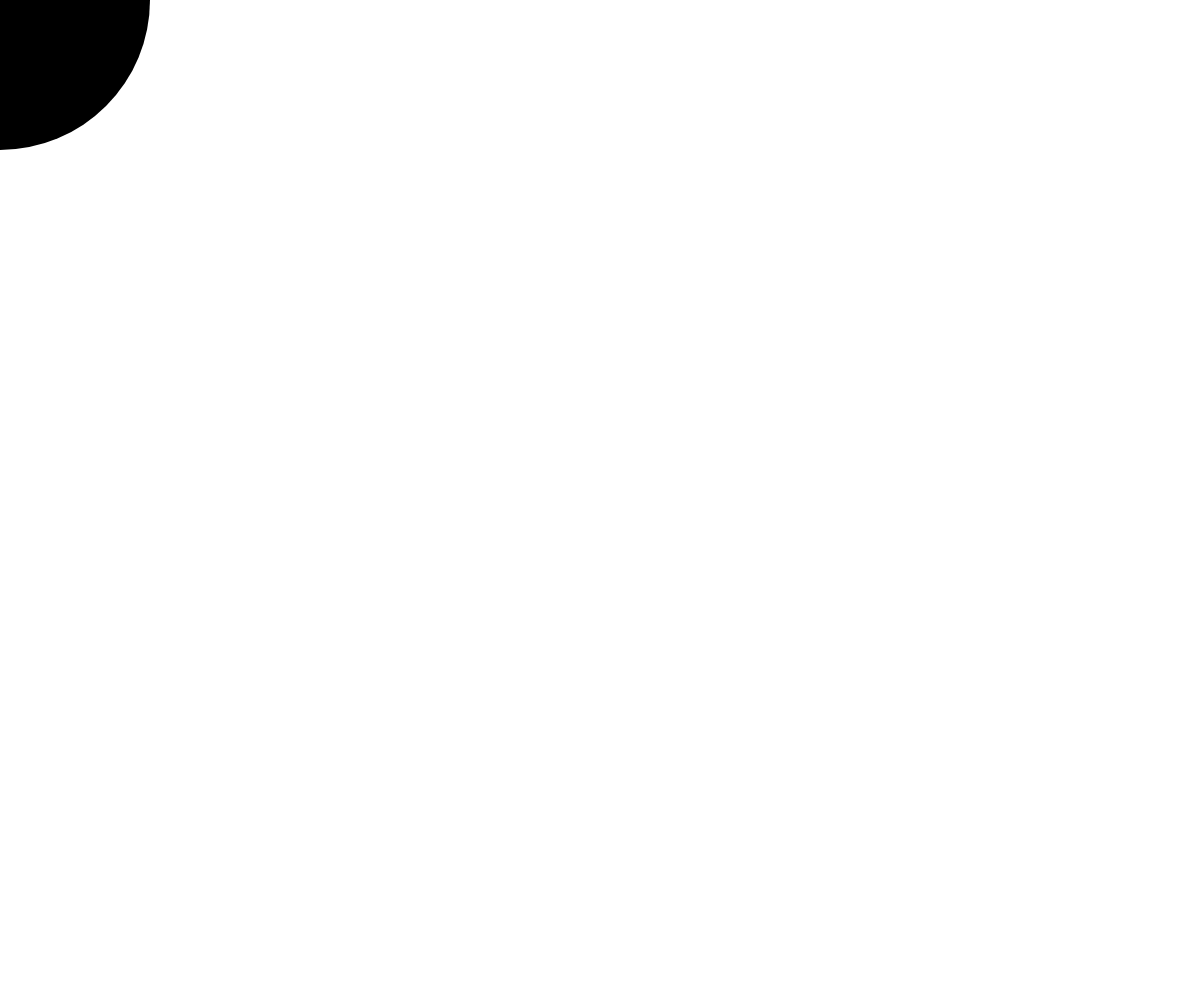
Frame 1 (no input)
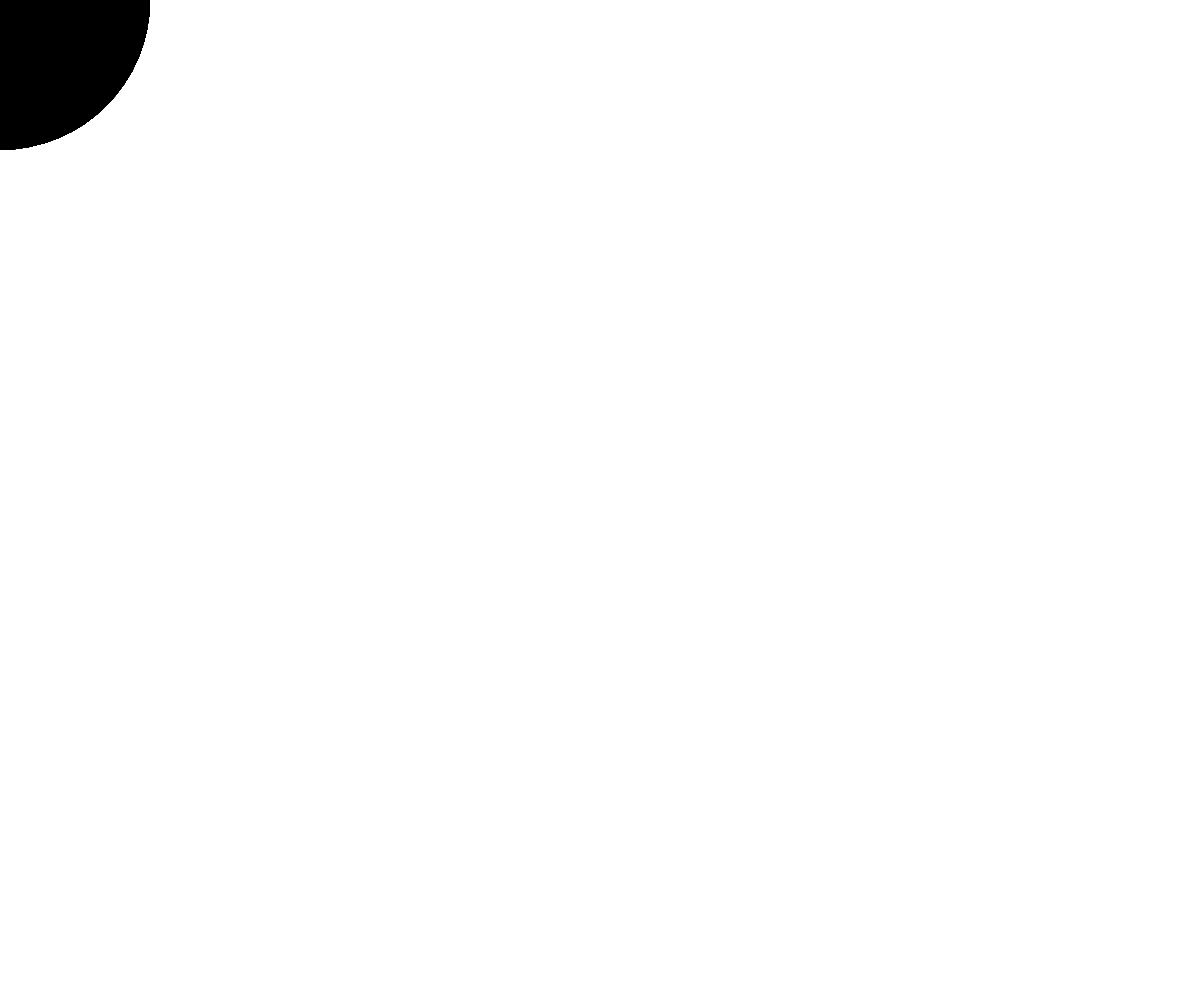
Frame 60 (no input)
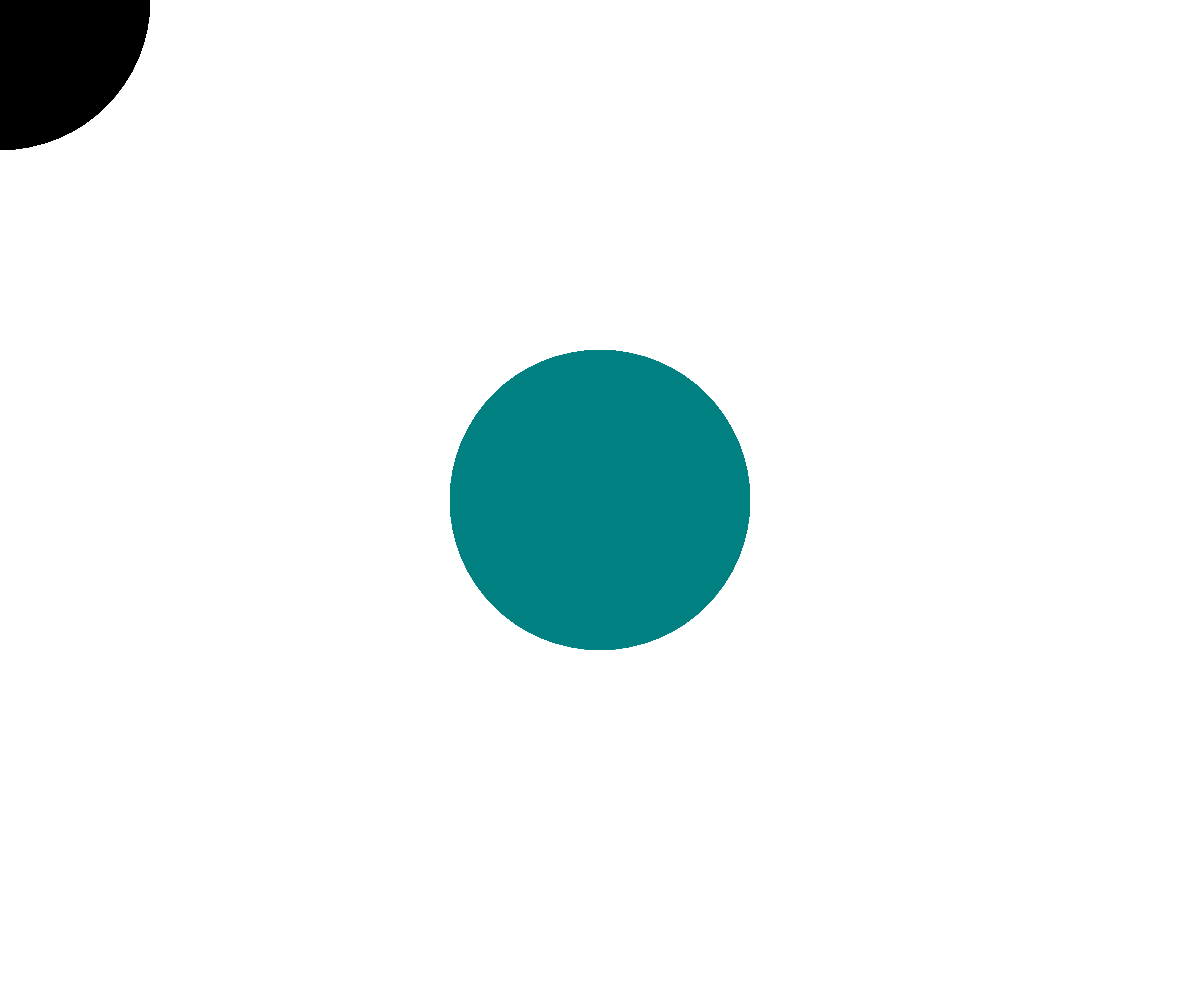
Frame 120 (the mouse pressed at the canvas centre since frame 60)

The p5.js sketch that drew these frames (run headless with seeded random() and noise() and a simulated clock; from frame 60 on, the mouse is pressed at the canvas centre):

// p5.js sketch
// ── sketch.js
let circles = []; // 儲存圓的位置和顏色

function setup() { //設定函數, 設定初始值的地方
  createCanvas(windowWidth, windowHeight);
  colorMode(HSB); // 設定顏色模式為 HSB
}

function draw() {
  background(220);
  
  let hue = map(mouseX, 0, width, 0, 360); // 根據滑鼠 x 座標計算色相
  let brightness = map(mouseY, 0, height, 0, 100); // 根據滑鼠 y 座標計算亮度
  
  let circle = {
    x: mouseX,
    y: mouseY,
    hue: hue,
    brightness: brightness,
    timestamp: millis() // 記錄圓的時間戳記
  };
  
  circles.push(circle); // 添加新的圓到陣列中
  
  // 移除超過5秒的圓
  circles = circles.filter(c => millis() - c.timestamp <= 5000);
  
  noStroke(); // 移除圓的邊框
  
  for (let i = 0; i < circles.length; i++) {
    fill(circles[i].hue, 100, circles[i].brightness); // 設定圓的顏色
    ellipse(circles[i].x, circles[i].y, 300, 300); // 畫圓，寬高為300px
  }
}
// ── sketch_2.js
function setup() { //設定函數, 設定初始值的地方
    ///建立依照視窗高度和寬度的畫布
    createCanvas(windowWidth, windowHeight);
    colorMode(HSB, 360 , 100 ,100 ); // 設定顏色模式為 HSB
    background(202,240,248)
}

function draw() {
    background(220);
    //畫圓的顏色為#D2A2CC(淺紫色)
    fill(color(300, 21, 97)); // 使用 HSB 顏色模式

    //移除最上方的連續圓形
    //畫線的顏色為#6C3365(淺紫色)
    stroke(color(300, 53, 40)); // 使用 HSB 顏色模式
    //邊框粗度為3
    strokeWeight(3);
    
    //移除中心的方形
    // rectMode(CENTER); //設定方框的模式為中心
    // rect(width/2, height/2, 200, 200);

    //畫從左排列到右的圓與方形，大小隨滑鼠的 x 座標變化，圓形在上方
    for (let y = 0; y <= height; y += 30 + mouseY / 20) { // 調整步進值以增加圖形數量
        for (let x = 0; x <= width; x += 30 + mouseX / 20) { // 調整步進值以增加圖形數量
            fill(color(120, 100, 100)); // 使用 HSB 顏色模式設定方形的顏色
            rect(x, y, mouseX / 10, mouseX / 10); //畫方形，大小隨滑鼠 x 座標變化
            fill(color(300, 21, 80)); // 使用 HSB 顏色模式設定圓的顏色
            ellipse(x + mouseX / 20, y + mouseY / 20, mouseX / 10, mouseX / 10); //畫圓，大小隨滑鼠 x 座標變化，並保持重疊
        }
    }

    // 新增多行從左到右的圓與方形，直到填滿畫面
    for (let y = 30 + mouseY / 20; y <= height; y += 30 + mouseY / 20) {
        for (let x = 0; x <= width; x += 30 + mouseX / 20) {
            fill(color(120, 100, 100));
            rect(x, y, mouseX / 10, mouseX / 10);
            fill(color(300, 21, 80));
            ellipse(x + mouseX / 20, y + mouseY / 20, mouseX / 10, mouseX / 10);
        }
    }

    // 繼續新增多行從左到右的圓與方形，直到填滿畫面
    for (let y = 60 + mouseY / 20; y <= height; y += 30 + mouseY / 20) {
        for (let x = 0; x <= width; x += 30 + mouseX / 20) {
            fill(color(120, 100, 100));
            rect(x, y, mouseX / 10, mouseX / 10);
            fill(color(300, 21, 80));
            ellipse(x + mouseX / 20, y + mouseY / 20, mouseX / 10, mouseX / 10);
        }
    }
}
